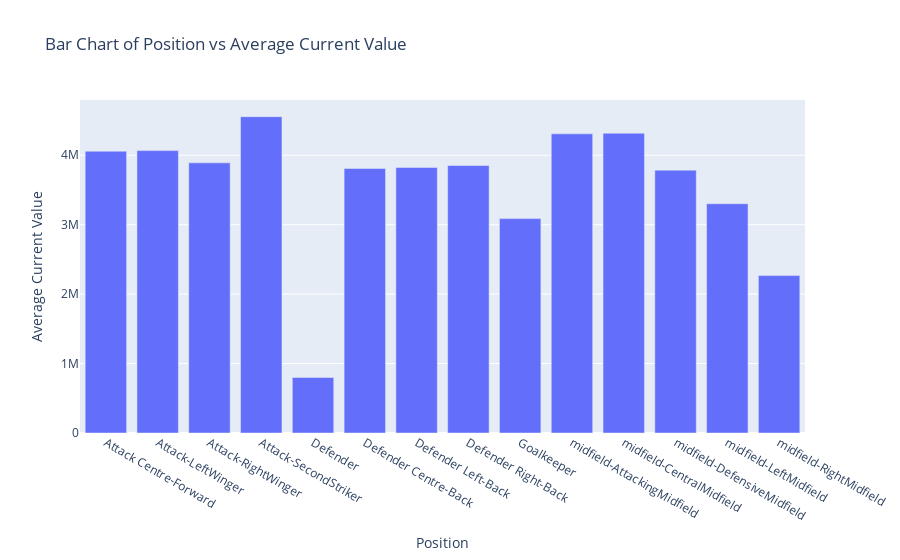

The cell this chart's notebook holds for it:
### Markdown cell above
### As we can observe, the high values for Attack - Second Striker and Midfield - Attacking Midfield positions are due to their roles on the field and their higher goal-scoring rates. Positions like Attack - Second Striker and Midfield - Attacking Midfield have higher average values because of their significant contribution to scoring and creating opportunities.

### Code cell
import plotly.express as px

#mean of current value  
position_avg_value = player.groupby('position')['current_value'].mean().reset_index()
#create bar char
fig = px.bar(position_avg_value, x='position', y='current_value', 
             title='Bar Chart of Position vs Average Current Value',
             labels={'position': 'Position', 'current_value': 'Average Current Value'})
fig.update_layout(xaxis_title='Position', yaxis_title='Average Current Value')
fig.show()

### Figure 1 — Plotly figure (JSON) as saved in the notebook; plotly's stock layout.template omitted (floating-point values rounded to 4 significant figures)
{"data": [{"alignmentgroup": "True", "hovertemplate": "Position=%{x}<br>Average Current Value=%{y}<extra></extra>", "legendgroup": "", "marker": {"color": "#636efa", "pattern": {"shape": ""}}, "name": "", "offsetgroup": "", "orientation": "v", "showlegend": false, "textposition": "auto", "type": "bar", "x": ["Attack Centre-Forward", "Attack-LeftWinger", "Attack-RightWinger", "Attack-SecondStriker", "Defender", "Defender Centre-Back", "Defender Left-Back", "Defender Right-Back", "Goalkeeper", "midfield-AttackingMidfield", "midfield-CentralMidfield", "midfield-DefensiveMidfield", "midfield-LeftMidfield", "midfield-RightMidfield"], "xaxis": "x", "y": [4059000.0, 4067000.0, 3891000.0, 4556250, 800000, 3810000.0, 3824000.0, 3852000.0, 3088000.0, 4309000.0, 4317000.0, 3786000.0, 3302000.0, 2267000.0], "yaxis": "y"}], "layout": {"barmode": "relative", "legend": {"tracegroupgap": 0}, "title": {"text": "Bar Chart of Position vs Average Current Value"}, "xaxis": {"anchor": "y", "domain": [0, 1], "title": {"text": "Position"}}, "yaxis": {"anchor": "x", "domain": [0, 1], "title": {"text": "Average Current Value"}}}}
